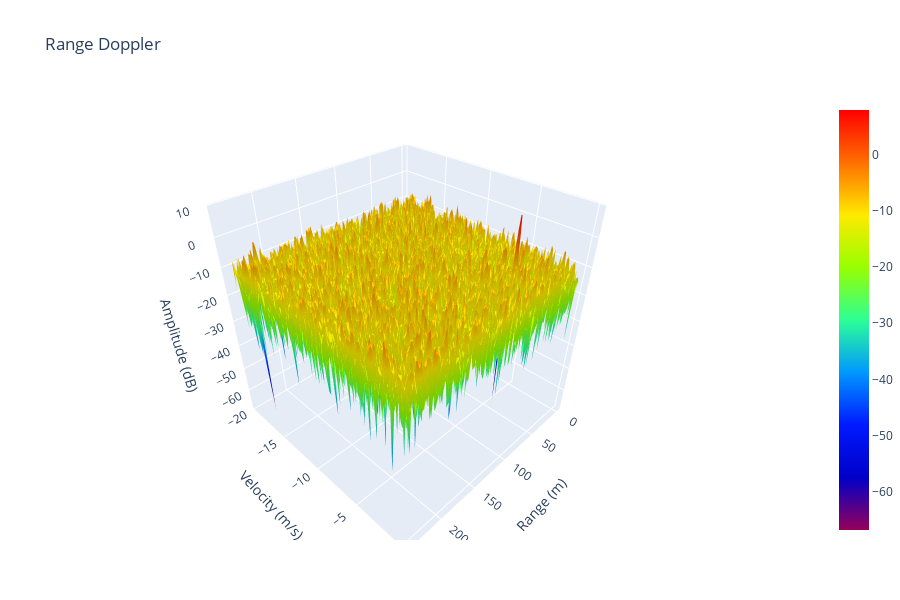

The notebook cell saved with this chart:
### Code cell
max_range = (3e8 * radar.receiver.fs *
             radar.transmitter.pulse_length /
             radar.transmitter.bandwidth / 2)
unambiguous_speed = 3e8 / radar.transmitter.prp[0] / \
    radar.transmitter.fc_vect[0] / 2

range_axis = np.linspace(
    0, max_range, radar.samples_per_pulse, endpoint=False)

doppler_axis = np.linspace(
    -unambiguous_speed, 0, radar.transmitter.pulses, endpoint=False)

fig = go.Figure()
fig.add_trace(go.Surface(x=range_axis, y=doppler_axis, z=20 *
              np.log10(np.abs(range_doppler[16, :, :])), colorscale='Rainbow'))

fig.update_layout(
    title='Range Doppler',
    height=600,
    scene=dict(
        xaxis=dict(title='Range (m)'),
        yaxis=dict(title='Velocity (m/s)'),
        zaxis=dict(title='Amplitude (dB)'),
    ),
    margin=dict(l=0, r=0, b=60, t=100),
    legend=dict(orientation='h'),
)

fig.show()
# display(SVG(fig.to_image(format='svg', scale=1)))

### Figure 1 — Plotly figure (JSON) as saved in the notebook; plotly's stock layout.template omitted (floating-point values rounded to 4 significant figures; data arrays with more than 128 entries replaced by an {"elided": "..."} marker saying what was removed)
{"data": [{"colorscale": [[0, "rgb(150,0,90)"], [0.125, "rgb(0,0,200)"], [0.25, "rgb(0,25,255)"], [0.375, "rgb(0,152,255)"], [0.5, "rgb(44,255,150)"], [0.625, "rgb(151,255,0)"], [0.75, "rgb(255,234,0)"], [0.875, "rgb(255,111,0)"], [1, "rgb(255,0,0)"]], "type": "surface", "x": {"elided": "160 float values"}, "y": {"elided": "256 float values"}, "z": {"elided": "256x160 float values"}}], "layout": {"height": 600, "legend": {"orientation": "h"}, "margin": {"b": 60, "l": 0, "r": 0, "t": 100}, "scene": {"xaxis": {"title": {"text": "Range (m)"}}, "yaxis": {"title": {"text": "Velocity (m/s)"}}, "zaxis": {"title": {"text": "Amplitude (dB)"}}}, "title": {"text": "Range Doppler"}}}
